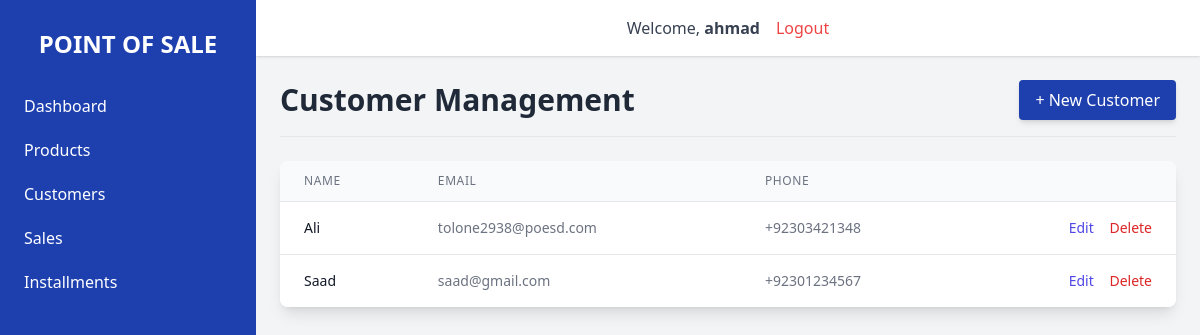
The page /customers/ (signed in) on the database its author committed.
### customers/models.py (models this page shows, shortened)
class Customer(models.Model):
    name = models.CharField(max_length=200)
    phone = models.CharField(max_length=20, blank=True, null=True)
    email = models.EmailField(max_length=254, unique=True)
    address = models.TextField(blank=True)
    created_at = models.DateTimeField(auto_now_add=True)
    class Meta:
        ordering = ['name']

### customers/views.py (the view)
# urls.py: path('', views.CustomerListView.as_view(), name='customer_list'),
class CustomerListView(LoginRequiredMixin, ListView):
    model = Customer
    template_name = 'customers/customer_list.html'
    context_object_name = 'customers'

### customers/templates/customers/customer_list.html (shortened to what this page needs)
{% extends 'base.html' %}
{% block content %}
<div class="space-y-6">
    <div class="flex justify-between items-center border-b pb-4 mb-4">
        <h1 class="text-3xl font-bold text-gray-800">Customer Management</h1>
        <a href="{% url 'customers:customer_create' %}" class="bg-primary-blue hover:bg-blue-800 text-white font-medium py-2 px-4 rounded transition duration-150 shadow-md">
            + New Customer
        </a>
    </div>
    <div class="bg-white shadow-lg rounded-lg overflow-x-auto">
        <table class="min-w-full divide-y divide-gray-200">
            <thead class="bg-gray-50">
                <tr>
                    <th class="px-6 py-3 text-left text-xs font-medium text-gray-500 uppercase tracking-wider">Name</th>
                    <th class="px-6 py-3 text-left text-xs font-medium text-gray-500 uppercase tracking-wider hidden sm:table-cell">Email</th>
                    <th class="px-6 py-3 text-left text-xs font-medium text-gray-500 uppercase tracking-wider hidden md:table-cell">Phone</th>
                    <th class="relative px-6 py-3">
                    </th>
                </tr>
            </thead>
            <tbody class="bg-white divide-y divide-gray-200">
                {% for customer in customers %}
                <tr>
                    <td class="px-6 py-4 whitespace-nowrap text-sm font-medium text-gray-900">{{ customer.name }}</td>
                    <td class="px-6 py-4 whitespace-nowrap text-sm text-gray-500 hidden sm:table-cell">{{ customer.email }}</td>
                    <td class="px-6 py-4 whitespace-nowrap text-sm text-gray-500 hidden md:table-cell">{{ customer.phone|default:"N/A" }}</td>
                    <td class="px-6 py-4 whitespace-nowrap text-right text-sm font-medium">
                        <a href="{% url 'customers:customer_update' customer.pk %}" class="text-indigo-600 hover:text-indigo-900 mr-3">Edit</a>
                        <a href="{% url 'customers:customer_delete' customer.pk %}" class="text-red-600 hover:text-red-900">Delete</a>
                    </td>
                </tr>
                {% empty %}
                <tr>
                    <td colspan="4" class="px-6 py-4 text-center text-gray-500">No customers found.</td>
                </tr>
                {% endfor %}
            </tbody>
        </table>
    </div>
</div>
{% endblock content %}

### templates/base.html (shortened to what this page needs)
{% load static %}
<!DOCTYPE html>
<html lang="en">
<head>
    <script src="https://cdn.tailwindcss.com"></script>
</head>
<body class="bg-primary-light min-h-screen flex">
    <aside id="sidebar" class="bg-primary-blue text-white w-64 space-y-6 py-7 px-2 absolute inset-y-0 left-0 transform -translate-x-full md:relative md:translate-x-0 transition duration-200 ease-in-out">
        <a href="{% url 'dashboard:dashboard_view' %}" class="text-white text-2xl font-semibold uppercase flex items-center justify-center">
            Point of Sale
        </a>
        <nav>
            <a href="{% url 'dashboard:dashboard_view' %}" class="block py-2.5 px-4 rounded transition duration-200 hover:bg-white hover:text-primary-blue">
                Dashboard
            </a>
            <a href="{% url 'products:product_list' %}" class="block py-2.5 px-4 rounded transition duration-200 hover:bg-white hover:text-primary-blue">
                Products
            </a>
            <a href="{% url 'customers:customer_list' %}" class="block py-2.5 px-4 rounded transition duration-200 hover:bg-white hover:text-primary-blue">
                Customers
            </a>
            <a href="{% url 'sales:sale_list' %}" class="block py-2.5 px-4 rounded transition duration-200 hover:bg-white hover:text-primary-blue">
                Sales
            </a>
            <a href="{% url 'sales:installment_list' %}" class="block py-2.5 px-4 rounded transition duration-200 hover:bg-white hover:text-primary-blue">
                Installments
            </a>
        </nav>
    </aside>
    <div class="flex-1 flex flex-col overflow-hidden">
        <header class="flex justify-around items-center bg-white shadow p-4">
            <div class="flex justify-between items-center space-x-4">
                {% if user.is_authenticated %}
                <span class="text-gray-700">Welcome, <strong>{{ user.username }}</strong></span>
                <a href="{% url 'accounts:logout' %}" class="text-red-500 hover:text-red-700 font-medium">
                    Logout
                </a>
                {% endif %}
            </div>
        </header>
        <main class="flex-1 overflow-x-hidden overflow-y-auto p-6">
            {% block content %}
            {% endblock content %}
        </main>
    </div>
</body>
</html>

### rows shown on the page
Customer: name "Ali", email "tolone2938@poesd.com", phone "+92303421348"
Customer: name "Saad", email "saad@gmail.com", phone "+92301234567"

### other values the page prints
{{ user.username }} "ahmad"
